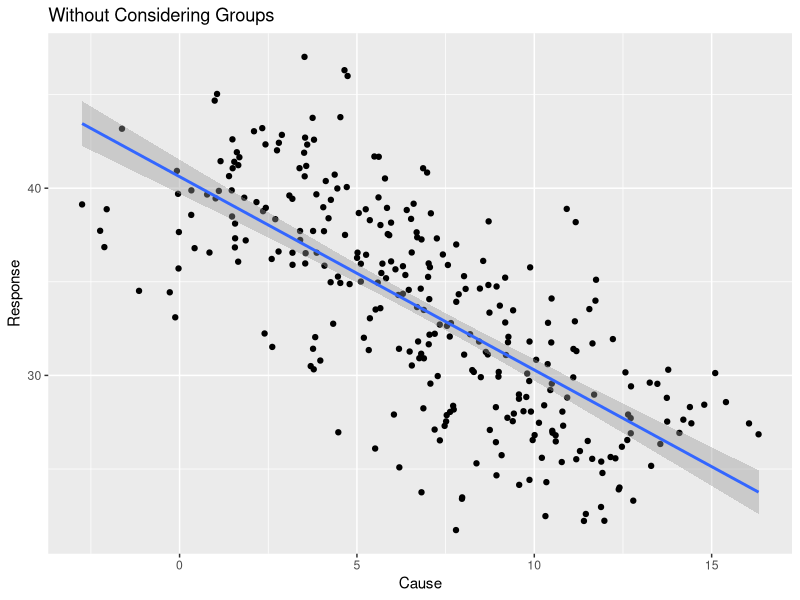
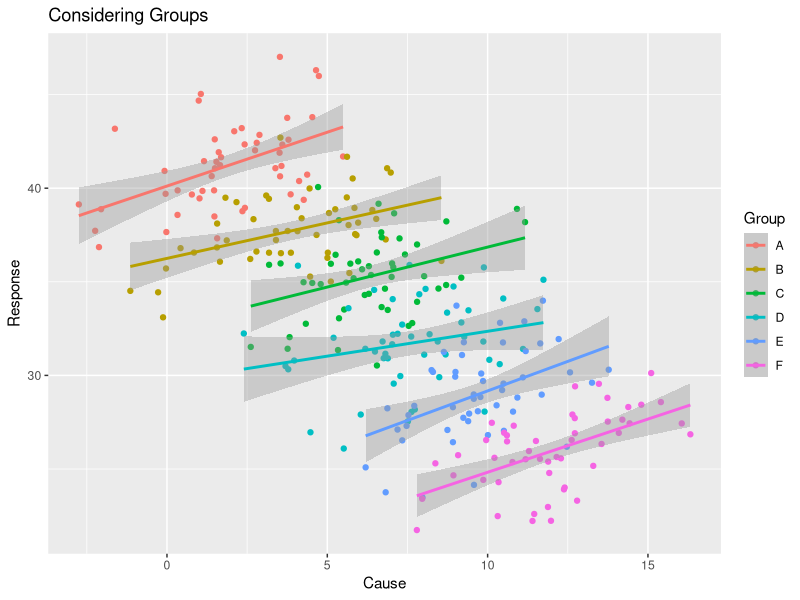

The R source for these figures, in order:
## ---- chunk 1
# Un-attach any packages that happen to already be loaded. In general this is unecessary
# but is important for the creation of the book to not have package namespaces
# fighting unexpectedly.
pkgs = names(sessionInfo()$otherPkgs)
if( length(pkgs > 0)){
  pkgs = paste('package:', pkgs, sep = "")
  for( i in 1:length(pkgs)){
    detach(pkgs[i], character.only = TRUE, force=TRUE)
  }
}
# Don't show the R code!
knitr::opts_chunk$set(echo = FALSE, warning = FALSE, message=FALSE)
## ---- chunk 2
# Chapter packages we will use
library(tidyverse)
## ---- chunk 3
data <- tibble(Group = LETTERS[1:6], x.mean=seq(2,12,by=2), y.mean=seq(20,9,by=-2)) %>%
  mutate(Group = factor(Group)) %>%
  group_by(Group) %>%
  left_join(expand.grid(Group = LETTERS[1:6], rep=1:50), by='Group') %>%
  mutate( x = rnorm(n(), mean = x.mean, sd=2),
          y = y.mean + .5*x + rnorm(n(), mean = y.mean, sd=2) )
data %>% 
  ggplot( aes(x=x, y=y) ) +
  geom_point() +
  geom_smooth(method='lm') + 
  labs(x='Cause', y='Response', title='Without Considering Groups')
## ---- chunk 4
data %>% 
  ggplot( aes(x=x, y=y, color=Group) ) +
  geom_point() +
  geom_smooth(method='lm') + 
  labs(x='Cause', y='Response', title='Considering Groups')
